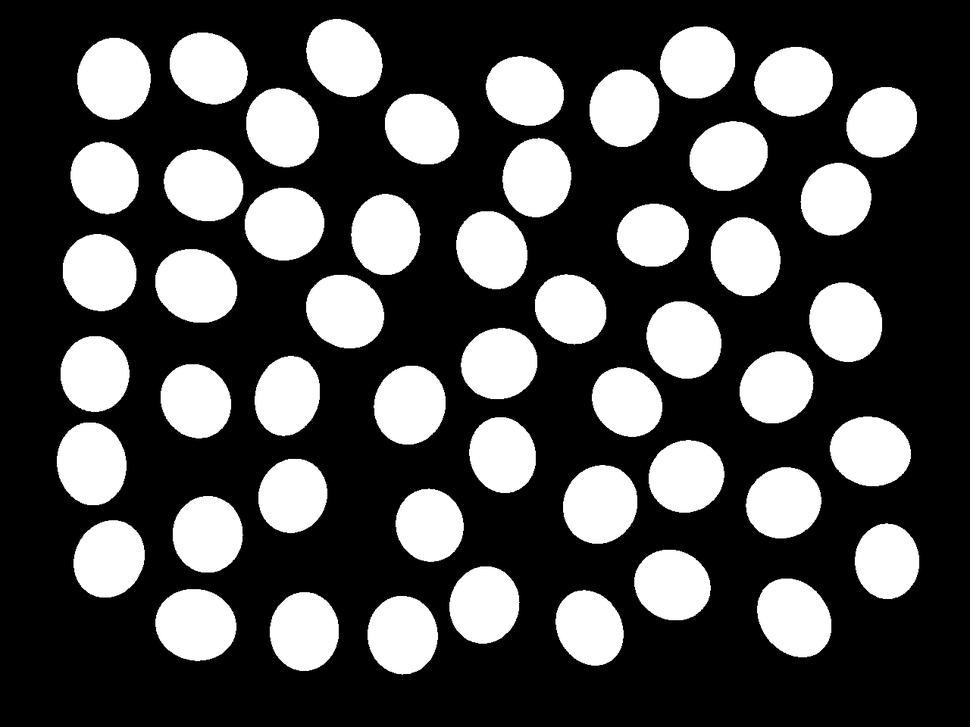
#> input picture data/holes/AL83.png, 970 x 727 px, shrunk from 1280 x 960 before the run, found by its file name; its folder holds only this picture in this run
$ python compute_maxshape.py
#> lines starting #> are read from the running program, lines starting #| are printed output that depends on the picture; after the words box and inside, x2 and y2 are one past the last pixel; in counts of white or black regions, pixels touching at a corner belong together
import cv2
import matplotlib.pyplot as plt
import numpy as np
import os
from scipy import ndimage
import sys

def bounding_box(binary_image):
    rows, cols = np.nonzero(binary_image)
    top = np.min(rows)
    bottom = np.max(rows)
    left = np.min(cols)
    right = np.max(cols)
    return (left, top, right - left + 1, bottom - top + 1)

holes_dir = os.path.join('.', 'data', 'holes')

names = [fname.split('.')[0] for fname in os.listdir(holes_dir) if fname.endswith('.png')]

max_width = -np.inf
max_height = -np.inf

for name in names:

    holes = cv2.imread(os.path.join(holes_dir, name + '.png'), cv2.IMREAD_GRAYSCALE)
#> holes is the input picture: shape (727, 970); min 0, max 255, mean 78.5
    nr, nc = holes.shape
#> nr = 727; nc = 970

    labels, nl = ndimage.label(holes)
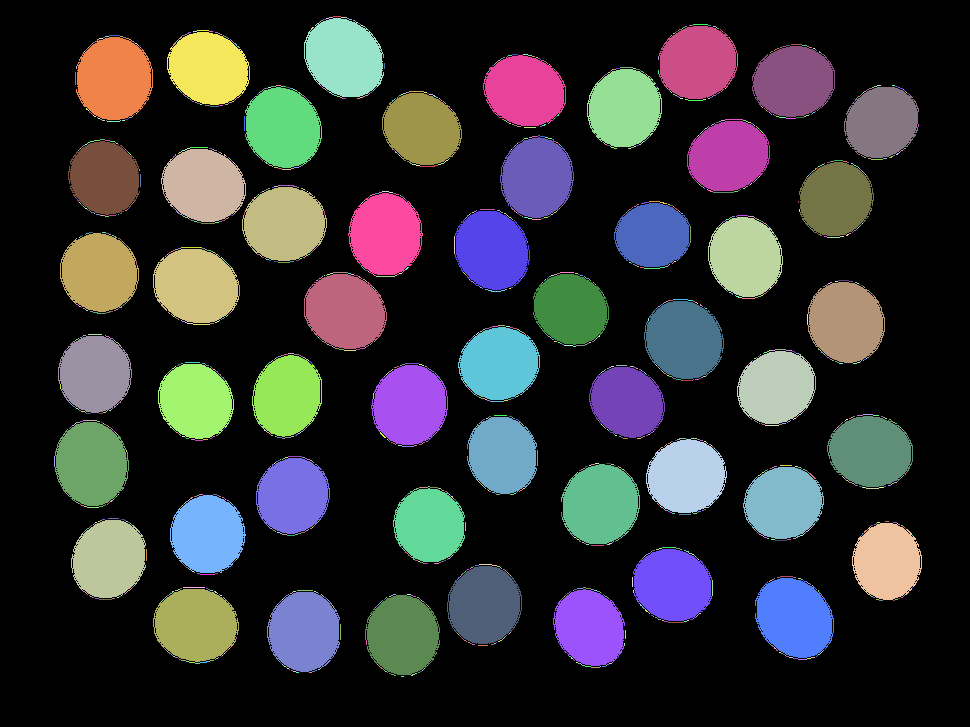
#> labels: shape (727, 970) int32; 2452 distinct labels, from 0 to 2451; one colour per label, 0 black
#> nl = 2451

    for label in range(1, nl + 1):
        print(f'In the image {name}, computing the dimensions of the seed n. {label} of {nl}...')
        background = np.zeros((nr, nc))
        background[labels==label] = 1
        left, top, width, height = bounding_box(background)
        if width > max_width:
            max_width = width
        if height > max_height:
            max_height = height
#> this loop made 2451 passes
#> (printed output is left out)
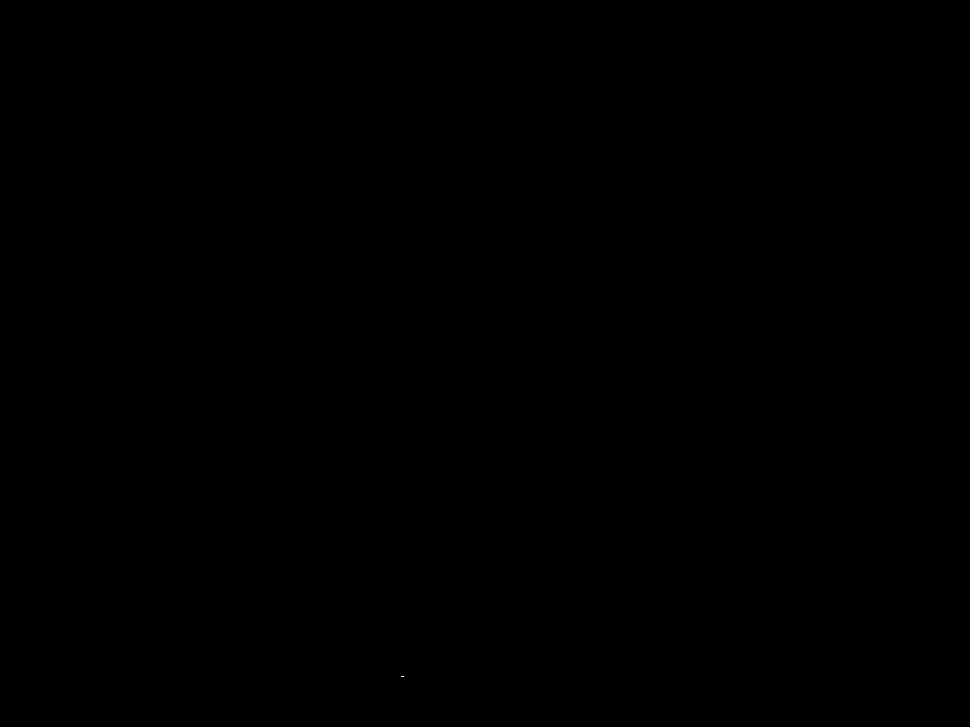
#> background: shape (727, 970) float64; values 0 (black) and 1 (white), 0% white in thin lines or dots, all inside (x1, y1, x2, y2) = (401, 676, 404, 677)
#> after the loop, max_height = 84; max_width = 86

print(f'=> Maximum width across all the images = {max_width}')
print(f'=> Maximum height across all the images = {max_height}')
